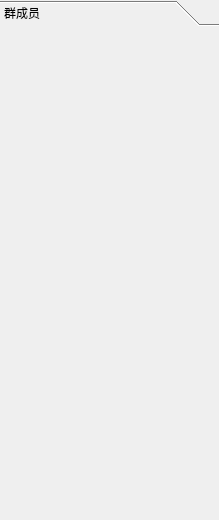
<?xml version="1.0" encoding="UTF-8"?>
<ui version="4.0">
 <class>denglu</class>
 <widget class="QWidget" name="denglu">
  <property name="geometry">
   <rect>
    <x>0</x>
    <y>0</y>
    <width>219</width>
    <height>520</height>
   </rect>
  </property>
  <property name="windowTitle">
   <string>Form</string>
  </property>
  <property name="windowIcon">
   <iconset resource="res.qrc">
    <normaloff>:/images/qq.jpg</normaloff>:/images/qq.jpg</iconset>
  </property>
  <layout class="QHBoxLayout" name="horizontalLayout">
   <property name="leftMargin">
    <number>0</number>
   </property>
   <property name="topMargin">
    <number>0</number>
   </property>
   <property name="rightMargin">
    <number>0</number>
   </property>
   <property name="bottomMargin">
    <number>0</number>
   </property>
   <item>
    <widget class="QToolBox" name="vlayout">
     <property name="currentIndex">
      <number>0</number>
     </property>
     <widget class="QWidget" name="page">
      <property name="geometry">
       <rect>
        <x>0</x>
        <y>0</y>
        <width>219</width>
        <height>494</height>
       </rect>
      </property>
      <attribute name="label">
       <string>群成员</string>
      </attribute>
      <layout class="QVBoxLayout" name="vlayout_2"/>
     </widget>
    </widget>
   </item>
  </layout>
 </widget>
 <resources>
  <include location="res.qrc"/>
 </resources>
 <connections/>
</ui>
